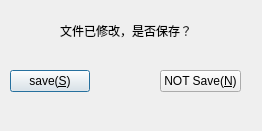
<?xml version="1.0" encoding="UTF-8"?>
<ui version="4.0">
 <class>isSaveDialog</class>
 <widget class="QDialog" name="isSaveDialog">
  <property name="geometry">
   <rect>
    <x>0</x>
    <y>0</y>
    <width>262</width>
    <height>131</height>
   </rect>
  </property>
  <property name="minimumSize">
   <size>
    <width>262</width>
    <height>131</height>
   </size>
  </property>
  <property name="maximumSize">
   <size>
    <width>262</width>
    <height>131</height>
   </size>
  </property>
  <property name="windowTitle">
   <string>Dialog</string>
  </property>
  <widget class="QLabel" name="label">
   <property name="geometry">
    <rect>
     <x>60</x>
     <y>20</y>
     <width>131</width>
     <height>21</height>
    </rect>
   </property>
   <property name="text">
    <string>文件已修改，是否保存？</string>
   </property>
  </widget>
  <widget class="QWidget" name="">
   <property name="geometry">
    <rect>
     <x>10</x>
     <y>70</y>
     <width>231</width>
     <height>22</height>
    </rect>
   </property>
   <layout class="QHBoxLayout" name="horizontalLayout">
    <item>
     <widget class="QPushButton" name="saveButton">
      <property name="text">
       <string>save(&amp;S)</string>
      </property>
     </widget>
    </item>
    <item>
     <spacer name="horizontalSpacer">
      <property name="orientation">
       <enum>Qt::Horizontal</enum>
      </property>
      <property name="sizeHint" stdset="0">
       <size>
        <width>40</width>
        <height>20</height>
       </size>
      </property>
     </spacer>
    </item>
    <item>
     <widget class="QPushButton" name="cancelButton">
      <property name="text">
       <string>NOT Save(&amp;N)</string>
      </property>
     </widget>
    </item>
   </layout>
  </widget>
 </widget>
 <resources/>
 <connections/>
</ui>
